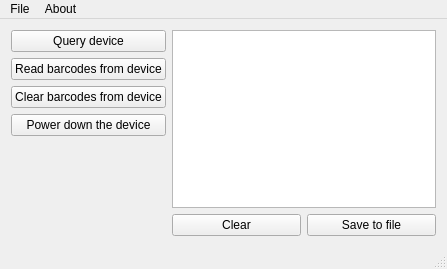
<?xml version="1.0" encoding="UTF-8"?>
<ui version="4.0">
 <class>MainWindow</class>
 <widget class="QMainWindow" name="MainWindow">
  <property name="geometry">
   <rect>
    <x>0</x>
    <y>0</y>
    <width>447</width>
    <height>269</height>
   </rect>
  </property>
  <property name="windowTitle">
   <string>QWurthEasyScan</string>
  </property>
  <widget class="QWidget" name="centralWidget">
   <layout class="QGridLayout" name="gridLayout">
    <item row="6" column="1">
     <widget class="QPushButton" name="pushButtonList">
      <property name="text">
       <string>Clear</string>
      </property>
     </widget>
    </item>
    <item row="0" column="0">
     <widget class="QPushButton" name="pushButtonQueryDevice">
      <property name="text">
       <string>Query device</string>
      </property>
     </widget>
    </item>
    <item row="1" column="0">
     <widget class="QPushButton" name="pushButtonReadBarcodes">
      <property name="text">
       <string>Read barcodes from device</string>
      </property>
     </widget>
    </item>
    <item row="4" column="0" rowspan="3">
     <spacer name="verticalSpacer">
      <property name="orientation">
       <enum>Qt::Vertical</enum>
      </property>
      <property name="sizeHint" stdset="0">
       <size>
        <width>20</width>
        <height>40</height>
       </size>
      </property>
     </spacer>
    </item>
    <item row="2" column="0">
     <widget class="QPushButton" name="pushButtonClearBarcodes">
      <property name="text">
       <string>Clear barcodes from device</string>
      </property>
     </widget>
    </item>
    <item row="6" column="2">
     <widget class="QPushButton" name="pushButtonSaveList">
      <property name="text">
       <string>Save to file</string>
      </property>
     </widget>
    </item>
    <item row="0" column="1" rowspan="6" colspan="2">
     <widget class="QListWidget" name="listWidget"/>
    </item>
    <item row="3" column="0">
     <widget class="QPushButton" name="pushButtonPowerDown">
      <property name="text">
       <string>Power down the device</string>
      </property>
     </widget>
    </item>
   </layout>
  </widget>
  <widget class="QStatusBar" name="statusBar"/>
  <widget class="QMenuBar" name="menuBar">
   <property name="geometry">
    <rect>
     <x>0</x>
     <y>0</y>
     <width>447</width>
     <height>21</height>
    </rect>
   </property>
   <widget class="QMenu" name="menuFile">
    <property name="title">
     <string>File</string>
    </property>
    <widget class="QMenu" name="menuPort">
     <property name="title">
      <string>Port</string>
     </property>
     <addaction name="actionPlaceholder"/>
    </widget>
    <addaction name="menuPort"/>
    <addaction name="separator"/>
    <addaction name="actionQuit"/>
   </widget>
   <widget class="QMenu" name="menuAbout">
    <property name="title">
     <string>About</string>
    </property>
    <addaction name="actionAbout_QWurthScanner"/>
    <addaction name="actionAbout_Qt"/>
   </widget>
   <addaction name="menuFile"/>
   <addaction name="menuAbout"/>
  </widget>
  <action name="actionQuit">
   <property name="text">
    <string>Quit</string>
   </property>
  </action>
  <action name="actionLogging">
   <property name="checkable">
    <bool>true</bool>
   </property>
   <property name="enabled">
    <bool>false</bool>
   </property>
   <property name="text">
    <string>Logging</string>
   </property>
  </action>
  <action name="actionShow_log">
   <property name="text">
    <string>Show log</string>
   </property>
  </action>
  <action name="actionPlaceholder">
   <property name="text">
    <string>Placeholder</string>
   </property>
  </action>
  <action name="actionAbout_QWurthScanner">
   <property name="text">
    <string>About QWurthScanner</string>
   </property>
  </action>
  <action name="actionAbout_Qt">
   <property name="text">
    <string>About Qt</string>
   </property>
  </action>
 </widget>
 <layoutdefault spacing="6" margin="11"/>
 <resources/>
 <connections/>
</ui>
